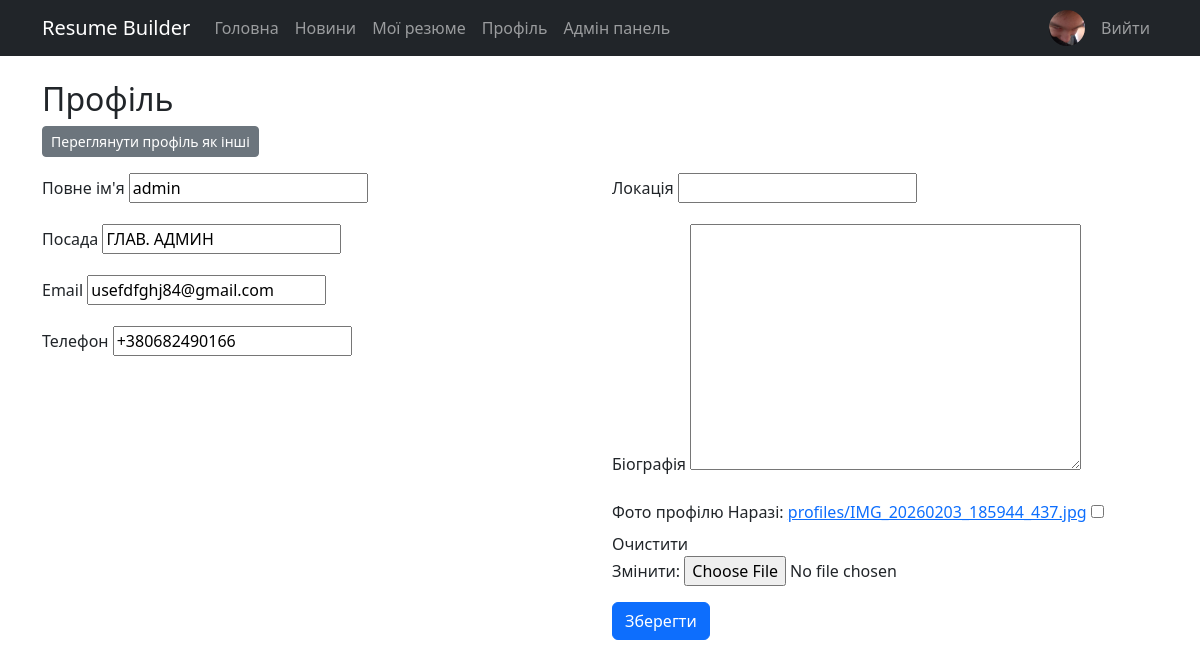
The page /profiles/ (signed in) on the database its author committed.
### builder/models.py (models this page shows, shortened)
class Profile(models.Model):
    user = models.OneToOneField(User, on_delete=models.CASCADE, related_name='profile')
    full_name = models.CharField(max_length=200)
    title = models.CharField(max_length=200, blank=True)
    email = models.EmailField(blank=True)
    phone = models.CharField(max_length=50, blank=True)
    location = models.CharField(max_length=200, blank=True)
    bio = models.TextField(blank=True)
    photo = models.ImageField(upload_to='profiles/', blank=True, null=True)
    last_seen = models.DateTimeField(null=True, blank=True)

### builder/views.py (the view)
# urls.py: path('profiles/', views.profile_list, name='profile_list'),
@login_required
def profile_list(request):
    profile, _ = Profile.objects.get_or_create(user=request.user, defaults={'full_name': request.user.username})
    if request.method == 'POST':
        form = ProfileForm(request.POST, request.FILES, instance=profile)
        if form.is_valid():
            form.save()
            messages.success(request, 'Профіль оновлено')
            return redirect('profile_list')
    else:
        form = ProfileForm(instance=profile)
    return render(request, 'profile.html', {'form': form, 'profile': profile})

### builder/forms.py
class ProfileForm(forms.ModelForm):
    photo = forms.ImageField(required=False)
    class Meta:
        model = Profile
        fields = ('full_name', 'title', 'email', 'phone', 'location', 'bio', 'photo')

### builder/context_processors.py (called while the page is built)
def user_profile(request):
    if request.user.is_authenticated:
        profile = Profile.objects.filter(user=request.user).first()
        return {'user_profile': profile}
    return {'user_profile': None}

### templates/profile.html (shortened to what this page needs)
{% extends 'base.html' %}
{% block content %}
<h2>Профіль</h2>
<p><a class="btn btn-secondary btn-sm" href="{% url 'profile_view' profile.user.username %}">Переглянути профіль як інші</a></p>
<form method="post" enctype="multipart/form-data" class="mt-3">
    <div class="row g-4">
        <div class="col-md-6">
            <div class="mb-3">
                <label for="id_full_name" class="form-label">Повне ім'я</label>
                {{ form.full_name }}
            </div>
            <div class="mb-3">
                <label for="id_title" class="form-label">Посада</label>
                {{ form.title }}
            </div>
            <div class="mb-3">
                <label for="id_email" class="form-label">Email</label>
                {{ form.email }}
            </div>
            <div class="mb-3">
                <label for="id_phone" class="form-label">Телефон</label>
                {{ form.phone }}
            </div>
        </div>
        <div class="col-md-6">
            <div class="mb-3">
                <label for="id_location" class="form-label">Локація</label>
                {{ form.location }}
            </div>
            <div class="mb-3">
                <label for="id_bio" class="form-label">Біографія</label>
                {{ form.bio }}
            </div>
            <div class="mb-3">
                <label for="id_photo" class="form-label">Фото профілю</label>
                {{ form.photo }}
            </div>
            <button class="btn btn-primary" type="submit">Зберегти</button>
        </div>
    </div>
</form>
{% endblock %}

### templates/base.html (shortened to what this page needs)
<!DOCTYPE html>
<html lang="uk">
<head>
    <link rel="stylesheet" href="https://cdn.jsdelivr.net/npm/bootstrap@5.3.3/dist/css/bootstrap.min.css">
    {% load static %}
    <link rel="stylesheet" href="{% static 'builder/responsive.css' %}">
</head>
<body>
<nav class="navbar navbar-expand-lg navbar-dark bg-dark">
    <div class="container">
        <a class="navbar-brand" href="{% url 'home' %}">Resume Builder</a>
        <div class="collapse navbar-collapse" id="main-navigation">
            <ul class="navbar-nav me-auto">
                <li class="nav-item"><a class="nav-link" href="{% url 'home' %}">Головна</a></li>
                <li class="nav-item"><a class="nav-link" href="{% url 'news_list' %}">Новини</a></li>
                {% if user.is_authenticated %}
                <li class="nav-item"><a class="nav-link" href="{% url 'resume_list' %}">Мої резюме</a></li>
                <li class="nav-item"><a class="nav-link" href="{% url 'profile_list' %}">Профіль</a></li>
                {% if user.is_staff %}
                <li class="nav-item"><a class="nav-link" href="{% url 'custom_admin_dashboard' %}">Адмін панель</a></li>
                {% endif %}
                {% endif %}
            </ul>
            <ul class="navbar-nav align-items-center">
                {% if user.is_authenticated %}
                <li class="nav-item me-2">
                    <a class="nav-link p-0" href="{% url 'profile_list' %}">
                        {% if user_profile and user_profile.photo %}
                        <img src="{{ user_profile.photo.url }}" alt="avatar" class="rounded-circle" style="width:36px;height:36px;object-fit:cover;">
                        {% else %}
                        <div class="rounded-circle bg-secondary text-white d-flex align-items-center justify-content-center" style="width:36px;height:36px;font-weight:600;">{{ user.username|slice:":1"|upper }}</div>
                        {% endif %}
                    </a>
                </li>
                <li class="nav-item"><a class="nav-link" href="{% url 'logout' %}">Вийти</a></li>
                {% else %}
                <li class="nav-item"><a class="nav-link" href="{% url 'login' %}">Увійти</a></li>
                <li class="nav-item"><a class="nav-link" href="{% url 'register' %}">Реєстрація</a></li>
                {% endif %}
            </ul>
        </div>
    </div>
</nav>
<div class="container py-4">
    {% block content %}{% endblock %}
</div>
</body>
</html>

### builder/static/builder/responsive.css (style rules this page uses)
html { overflow-x: hidden; }
body { min-width: 320px; }
img { max-width: 100%; height: auto; }
.navbar-brand { white-space: normal; }
textarea, input, select, .form-control { max-width: 100%; }

### rows shown on the page
Profile: photo (picture), full_name "admin", title "ГЛАВ. АДМИН", email "usefdfghj84@gmail.com", phone "+380682490166"
